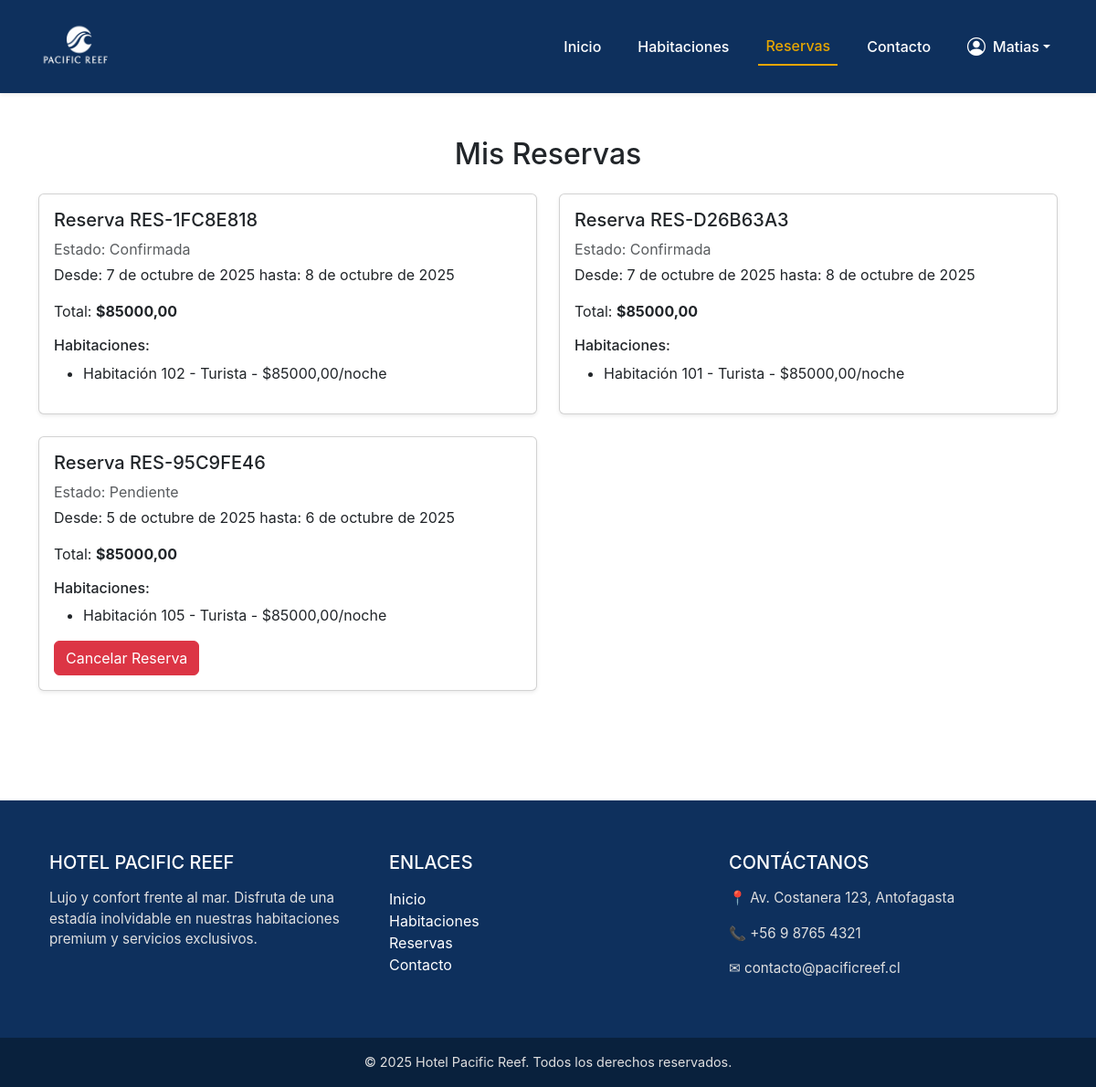
/reservas/ (signed in), run on the app's committed database.
### Hotel/models.py (models this page shows, shortened)
class Huesped(models.Model):
    TIPO_DOCUMENTO_CHOICES = [
        ("DNI", "DNI / rut"),
        ("PASAPORTE", "Pasaporte"),
    ]
    nombre = models.CharField(max_length=100)
    apellido = models.CharField(max_length=100)
    email = models.EmailField(unique=True, max_length=150)
    telefono = models.CharField(max_length=30, blank=True, null=True)
    documento_tipo = models.CharField(
        max_length=30, choices=TIPO_DOCUMENTO_CHOICES, null=True)
    documento_numero = models.CharField(
        max_length=50, unique=True, blank=True, null=True)
    fecha_nacimiento = models.DateField(blank=True, null=True)
    nacionalidad = models.CharField(max_length=100, blank=True, null=True)
    fecha_registro = models.DateTimeField(auto_now_add=True)
    password = models.CharField(max_length=255)

class Reserva(models.Model):
    codigo_reserva = models.CharField(max_length=50, unique=True)
    huesped = models.ForeignKey(
        Huesped, on_delete=models.CASCADE, related_name="reservas")
    fecha_inicio = models.DateField()
    fecha_fin = models.DateField()
    estado = models.CharField(max_length=30, default='Pendiente')
    total = models.DecimalField(max_digits=12, decimal_places=2)
    fecha_creacion = models.DateTimeField(auto_now_add=True)

class ReservaHabitacion(models.Model):
    reserva = models.ForeignKey(
        Reserva, on_delete=models.CASCADE, related_name="habitaciones")
    habitacion = models.ForeignKey(Habitacion, on_delete=models.CASCADE)
    precio_por_noche = models.DecimalField(max_digits=10, decimal_places=2)

class Habitacion(models.Model):
    ESTADO_CHOICES = [
        ('Disponible', 'Disponible'),
        ('Ocupada', 'Ocupada'),
        ('Limpieza', 'Limpieza'),
        ('Mantenimiento', 'Mantenimiento'),
        ('Reservada', 'Reservada'),
    ]
    CATEGORIA_CHOICES = [
        ('Turista', 'Turista'),
        ('Premium', 'Premium'),
    ]
    numero = models.CharField(max_length=10, unique=True)
    piso = models.IntegerField()
    categoria = models.CharField(max_length=50, choices=CATEGORIA_CHOICES)
    estado = models.CharField(max_length=30, choices=ESTADO_CHOICES, default='Disponible')
    precio_diario = models.DecimalField(max_digits=10, decimal_places=2)
    descripcion = models.TextField(blank=True, null=True)
    imagen_principal = models.ImageField(upload_to='habitaciones/', blank=True, null=True)
    capacidad = models.IntegerField(default=2)
    equipamiento = models.TextField(blank=True, null=True, help_text="Lista de equipamiento separado por comas")

### Hotel/views.py (the view)
# urls.py: path("reservas/", views.ver_reservas, name="ver_reservas"),
def ver_reservas(request):
    if not request.session.get("huesped_id"):
        messages.warning(request, "Debe iniciar sesión para ver sus reservas.")
        return redirect("login")
    huesped = Huesped.objects.get(id=request.session["huesped_id"])
    reservas_list = Reserva.objects.filter(huesped=huesped).order_by("-fecha_creacion")
    return render(request, "reservas.html", {"reservas": reservas_list})

### Hotel/templates/reservas.html (shortened to what this page needs)
{% extends "base.html" %}
{% load static %}
{% block content %}
<div class="container py-5">
    <h2 class="text-center mb-4">Mis Reservas</h2>
    {% if reservas %}
    <div class="row">
        {% for reserva in reservas %}
        <div class="col-md-6 mb-4">
            <div class="card shadow-sm h-100">
                <div class="card-body">
                    <h5 class="card-title">Reserva {{ reserva.codigo_reserva }}</h5>
                    <p class="text-muted mb-1">Estado: {{ reserva.estado }}</p>
                    <p>Desde: {{ reserva.fecha_inicio }} hasta: {{ reserva.fecha_fin }}</p>
                    <p>Total: <strong>${{ reserva.total }}</strong></p>
                    <h6>Habitaciones:</h6>
                    <ul>
                        {% for rh in reserva.habitaciones.all %}
                        <li>Habitación {{ rh.habitacion.numero }} - {{ rh.habitacion.categoria }} - ${{ rh.precio_por_noche }}/noche</li>
                        {% endfor %}
                    </ul>
                    {% if reserva.estado == 'Pendiente' %}
                    <form method="post" action="{% url 'cancelar_reserva' reserva.id %}">
                        <button type="submit" class="btn btn-danger">Cancelar Reserva</button>
                    </form>
                    {% endif %}
                </div>
            </div>
        </div>
        {% endfor %}
    </div>
    {% else %}
        <p class="text-center text-muted">No tienes reservas realizadas.</p>
    {% endif %}
</div>
{% endblock %}

### Hotel/templates/base.html (shortened to what this page needs)
{% load static %}
<!DOCTYPE html>
<html lang="es">
<head>
    <link href="https://cdn.jsdelivr.net/npm/bootstrap@5.3.3/dist/css/bootstrap.min.css" rel="stylesheet">
    <link rel="stylesheet" href="https://cdnjs.cloudflare.com/ajax/libs/font-awesome/6.4.0/css/all.min.css">
    <link href="https://cdn.jsdelivr.net/npm/bootstrap-icons@1.11.3/font/bootstrap-icons.css" rel="stylesheet">
    <link rel="stylesheet" href="{% static 'css/styles.css' %}?v={% now 'YmdHis' %}">
</head>
<body>
<header>
  <nav class="navbar navbar-expand-lg navbar-dark custom-navbar shadow-sm py-3">
    <div class="container">
      <a class="navbar-brand d-flex align-items-center" href="{% url 'home' %}">
        <img src="{% static 'img/logo.png' %}" alt="Hotel Pacific Reef" class="logo me-2" style="height:60px;">
      </a>
      <div class="collapse navbar-collapse justify-content-end" id="navbarNav">
        <ul class="navbar-nav align-items-lg-center gap-lg-4">
          <li class="nav-item">
            <a class="nav-link {% if request.path == '/' %}active{% endif %}" href="{% url 'home' %}">Inicio</a>
          </li>
          <li class="nav-item">
            <a class="nav-link {% if request.path == '/habitaciones/' %}active{% endif %}" href="{% url 'buscar_habitaciones' %}">Habitaciones</a>
          </li>
          <li class="nav-item">
            <a class="nav-link {% if request.path == '/reservas/' %}active{% endif %}" href="{% url 'ver_reservas' %}">Reservas</a>
          </li>
          <li class="nav-item">
            <a class="nav-link">Contacto</a>
          </li>
          {% if request.session.huesped_id %}
            <li class="nav-item dropdown">
              <a class="nav-link dropdown-toggle d-flex align-items-center" href="#" id="userMenu"
                 role="button" data-bs-toggle="dropdown">
                <i class="bi bi-person-circle fs-5 me-2"></i> {{ request.session.huesped_nombre }}
              </a>
            </li>
          {% else %}
            <li class="nav-item">
              <a class="btn btn-warning ms-lg-3 px-4 rounded-pill d-flex align-items-center" href="{% url 'login' %}">
                <i class="bi bi-person-circle fs-5 me-2"></i> Ingresar
              </a>
            </li>
          {% endif %}
        </ul>
      </div>
    </div>
  </nav>
</header>
<main>
    {% block content %}{% endblock %}
</main>
<footer class="custom-footer text-center text-lg-start mt-5">
    <div class="container p-4">
        <div class="row">
            <div class="col-lg-4 col-md-6 mb-4">
                <h5 class="text-uppercase text-white">Hotel Pacific Reef</h5>
                <p class="text-footer">
                    Lujo y confort frente al mar. Disfruta de una estadía inolvidable en nuestras habitaciones premium y servicios exclusivos.
                </p>
            </div>
            <div class="col-lg-4 col-md-6 mb-4">
                <h5 class="text-uppercase text-white">Enlaces</h5>
                <ul class="list-unstyled mb-0">
                    <li><a href="#" class="footer-link">Inicio</a></li>
                    <li><a href="#" class="footer-link">Habitaciones</a></li>
                    <li><a href="#" class="footer-link">Reservas</a></li>
                    <li><a href="#" class="footer-link">Contacto</a></li>
                </ul>
            </div>
            <div class="col-lg-4 col-md-12 mb-4">
                <h5 class="text-uppercase text-white">Contáctanos</h5>
                <p class="text-footer">📍 Av. Costanera 123, Antofagasta</p>
                <p class="text-footer">📞 +56 9 8765 4321</p>
                <p class="text-footer">✉ contacto@pacificreef.cl</p>
            </div>
        </div>
    </div>
    <div class="text-center p-3 footer-bottom">
        © 2025 Hotel Pacific Reef. Todos los derechos reservados.
    </div>
</footer>
</body>
</html>

### Hotel/static/css/styles.css (style rules this page uses)
:root { --azul-pacifico: #0E305D; --turquesa-coral: #2AB7CA; --arena-suave: #F5E3C3; --oro-arena: #E6A500; --gris-perla: #E0E0E0; --blanco-puro: #FFFFFF; }
body { font-family: -apple-system, BlinkMacSystemFont, 'Segoe UI', Roboto, sans-serif; }
.custom-navbar { background-color: var(--azul-pacifico); padding: 0.8rem 1rem; }
.logo { height: 70px; }
.custom-navbar .nav-link { color: var(--blanco-puro); font-weight: 500; transition: color 0.3s ease, border-bottom 0.3s ease; padding: 0.5rem 0.8rem; }
.custom-navbar .nav-link.active { color: var(--oro-arena); border-bottom: 2px solid var(--oro-arena); }
.custom-footer { background-color: var(--azul-pacifico); color: var(--blanco-puro); padding-top: 2rem; }
.custom-footer h5 { color: var(--oro-arena); margin-bottom: 1rem; }
.text-footer { color: var(--gris-perla); font-size: 0.95rem; }
.footer-link { color: var(--blanco-puro); text-decoration: none; transition: color 0.3s ease; }
.footer-bottom { background-color: #09213d; color: var(--gris-perla); font-size: 0.9rem; }

### data on the page
Huesped: session.huesped_nombre "Matias"
Reserva: codigo_reserva "RES-1FC8E818", estado "Confirmada", fecha_inicio "7 de octubre de 2025", fecha_fin "8 de octubre de 2025", total "85000,00"
ReservaHabitacion: habitacion.numero "102", habitacion.categoria "Turista", precio_por_noche "85000,00"
Reserva: codigo_reserva "RES-D26B63A3", estado "Confirmada", fecha_inicio "7 de octubre de 2025", fecha_fin "8 de octubre de 2025", total "85000,00"
ReservaHabitacion: habitacion.numero "101", habitacion.categoria "Turista", precio_por_noche "85000,00"
Reserva: codigo_reserva "RES-95C9FE46", estado "Pendiente", fecha_inicio "5 de octubre de 2025", fecha_fin "6 de octubre de 2025", total "85000,00", shows "Cancelar Reserva"
ReservaHabitacion: habitacion.numero "105", habitacion.categoria "Turista", precio_por_noche "85000,00"
